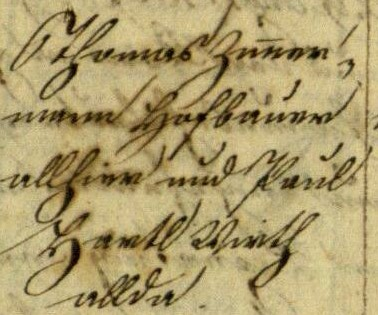
//> input picture doc1.jpg, 378 x 315 px
$ ./main doc1.jpg doc2.png   (built with g++ and OpenCV 4)
//> lines starting //> are read from the running program, lines starting //| are printed output that depends on the picture; after the words box and inside, x2 and y2 are one past the last pixel; in counts of white or black regions, pixels touching at a corner belong together
### offcell.h
#pragma once

#include <stdio.h>
#include <cmath>
#include <opencv2/core/core.hpp>
#include <opencv2/highgui/highgui.hpp>
#include <opencv2/imgproc/imgproc.hpp>


float AverageWindow(int x, int y, Mat& img, int W)
{
    //Mat img;
    //img_original.convertTo(img, CV_8U);
    int r = W / 2;
    float sum = 0;
    int count = 0;
    for (int yy = y - r; yy <= y + r; yy++)
    {
        if (yy < 0) continue;
        if (yy >= img.rows) continue;
        uchar* p = img.ptr<uchar>(yy);
        for (int xx = x - r; xx <= x + r; xx++)
        {
            if (xx < 0) continue;
            if (xx >= img.cols) continue;
            sum += p[xx];
            count++;
        }
    }
    return sum / count;
}

double getTheThreshVal_Otsu_8u( const cv::Mat& _src )
{
    cv::Size size = _src.size();
    if ( _src.isContinuous() )
    {
        size.width *= size.height;
        size.height = 1;
    }
    const int N = 256;
    int i, j, h[N] = {0};
    for ( i = 0; i < size.height; i++ )
    {
        const uchar* src = _src.data + _src.step*i;
        for ( j = 0; j <= size.width - 4; j += 4 )
        {
            int v0 = src[j], v1 = src[j+1];
            h[v0]++; h[v1]++;
            v0 = src[j+2]; v1 = src[j+3];
            h[v0]++; h[v1]++;
        }
        for ( ; j < size.width; j++ )
            h[src[j]]++;
    }

    double mu = 0, scale = 1./(size.width*size.height);
    for ( i = 0; i < N; i++ )
        mu += i*h[i];

    mu *= scale;
    double mu1 = 0, q1 = 0;
    double max_sigma = 0, max_val = 0;

    for ( i = 0; i < N; i++ )
    {
        double p_i, q2, mu2, sigma;

        p_i = h[i]*scale;
        mu1 *= q1;
        q1 += p_i;
        q2 = 1. - q1;

        if ( std::min(q1,q2) < FLT_EPSILON || std::max(q1,q2) > 1. - FLT_EPSILON )
            continue;

        mu1 = (mu1 + i*p_i)/q1;
        mu2 = (mu - q1*mu1)/q2;
        sigma = q1*q2*(mu1 - mu2)*(mu1 - mu2);
        if ( sigma > max_sigma )
        {
            max_sigma = sigma;
            max_val = i;
        }
    }

    return max_val;
}


float MeanSWValue(Mat& img)
{
    float sum = 0;
    int count = 0;
    for (auto it = img.begin<float>(), end = img.end<float>(); it != end; it++)
        if (*it > 0)
        {
            sum += *it;
            count++;
        }

    return count == 0 ? 0 : sum / count;
}


Mat SW(Mat& bw8u_orig)
{
    // bw8u : we want to calculate the SWT of this. NOTE: Its background pixels are 0 and foreground pixels are 1 (not 255!)
    Mat bw32f, swt32f, kernel;
    Mat bw8u;
    //threshold(bw8u_orig, bw8u, -1 , 1, THRESH_BINARY_INV | THRESH_OTSU);
	bw8u = Niblack(bw8u_orig);

    double max;
    int strokeRadius;

    bw8u.convertTo(bw32f, CV_32F);  // format conversion for multiplication
    distanceTransform(bw8u, swt32f, CV_DIST_L2, 5); // distance transform
    minMaxLoc(swt32f, NULL, &max);  // find max
    strokeRadius = (int)ceil(max);  // half the max stroke width
    kernel = getStructuringElement(MORPH_RECT, Size(3, 3)); // 3x3 kernel used to select 8-connected neighbors

    for (int j = 0; j < strokeRadius; j++)
    {
        dilate(swt32f, swt32f, kernel); // assign the max in 3x3 neighborhood to each center pixel
        swt32f = swt32f.mul(bw32f); // apply mask to restore original shape and to avoid unnecessary max propogation
    }
    return swt32f;
}


Mat EnhanceOffCellImage(Mat& inImg)
{
    double maxBrightness, minBrightness;
    minMaxLoc(inImg, &minBrightness, &maxBrightness);
    double otsuThreshold = getTheThreshVal_Otsu_8u(inImg);
    Mat enhanceImage = Mat::zeros(inImg.size(), CV_8U);
    uchar* in_img_p; uchar* en_img_p;
    for (int y = 0; y < inImg.rows; ++y) {
        in_img_p = inImg.ptr<uchar>(y);
        en_img_p = enhanceImage.ptr<uchar>(y);
        for (int x = 0; x < inImg.cols; ++x) {
            en_img_p[x] = (uchar)(in_img_p[x] < otsuThreshold ? otsuThreshold*(in_img_p[x] - minBrightness)/(otsuThreshold - minBrightness)  : in_img_p[x]);
        }
    }
    return enhanceImage;
}

Mat OffCellImageDynamic(Mat& inImg, int CL_WINDOW, int CS_WINDOW, float WS = 1.65f, float WL = 0.825f)
{
    Mat halfSWImg = SW(inImg);
    auto meanSWValue = MeanSWValue(halfSWImg);

    Mat offCell = Mat::ones(inImg.size(), CV_8U) * 255;

    for (int y = CL_WINDOW; y < inImg.rows - CL_WINDOW; y++)
    {
        uchar* p = offCell.ptr<uchar>(y);
        for (int x = CL_WINDOW; x < inImg.cols - CL_WINDOW; x++)
        {
            int sl_window = (int)ceil(2 *  halfSWImg.at<float>(y, x));
            if (sl_window == 0) continue;
            if (sl_window < 3)  sl_window = 3;
            int ss_window = (int)ceil(sl_window/3);

            float SL = AverageWindow(x, y, inImg, sl_window);
            float CL = AverageWindow(x, y, inImg, CL_WINDOW);
            float SS = AverageWindow(x, y, inImg, ss_window);
            float CS = AverageWindow(x, y, inImg, CS_WINDOW);

            float Surround = (SS + 10*SL) / 11;
            float Center = (10*CS + CL) / 11;

            float SC = Surround - Center;

            if (SC > 0)
                p[x] = (uchar)ceil(255 - (((255 + Surround)*SC) / (Surround + SC)));
        }
    }


    return EnhanceOffCellImage(offCell);

}

### anisotropicdiffusion.h
#pragma once

#include <stdio.h>
#include <opencv2/core/core.hpp>
#include <opencv2/highgui/highgui.hpp>
#include <opencv2/imgproc/imgproc.hpp>


using namespace cv;

cv::Mat AnisotropicDiffusion(cv::Mat &io_img, int iter = 10, float K = 10)
{
//> called with iter = 10, K = 10
    Mat x0;
    io_img.convertTo(x0, CV_32FC1);
    double t = 0;
    double lambda = 0.15; // Defined in equation (7)
    //double K = 10; // defined after equation(13) in text
    Mat x1, xc;

    for (int a = 0; a < iter; a++)
    {
	Mat D;		    // defined just before equation (5) in text
	Mat gradxX, gradyX; // Image Gradient t time
	Sobel(x0, gradxX, CV_32F, 1, 0, 1);
	Sobel(x0, gradyX, CV_32F, 0, 1, 1);
	D = Mat::zeros(x0.size(), CV_32F);
	for (int i = 0; i < x0.rows; i++)
	{
	    float *gradxX_p = gradxX.ptr<float>(i);
	    float *gradyX_p = gradyX.ptr<float>(i);
	    float *D_p = D.ptr<float>(i);
	    for (int j = 0; j < x0.cols; j++)
	    {

		float gx = gradxX_p[j], gy = gradyX_p[j];
		double d;
		if (i == 0 || i == x0.rows - 1 || j == 0 || j == x0.cols - 1) // conduction coefficient set to 1 p633 after equation 13
		    d = 1;
		else
		    d = 1.0 / (1.0 + abs((gx * gx + gy * gy)) / (K * K)); // expression of g(gradient(I))
									  //d =-exp(-(gx*gx + gy*gy)/(K*K)); // expression of g(gradient(I))
		D_p[j] = (float)d;
	    }
	}
	x1 = Mat::zeros(x0.size(), CV_32F);
	for (int i = 1; i < x0.rows - 1; i++)
	{
	    float *u1 = (float *)x1.ptr(i);
	    u1++;
	    for (int j = 1; j < x0.cols - 1; j++, u1++)
	    {
		// Value of I at (i+1,j),(i,j+1)...(i,j)
		float ip10 = x0.at<float>(i + 1, j), i0p1 = x0.at<float>(i, j + 1);
		float im10 = x0.at<float>(i - 1, j), i0m1 = x0.at<float>(i, j - 1), i00 = x0.at<float>(i, j);
		// Value of D at at (i+1,j),(i,j+1)...(i,j)
		float cp10 = D.at<float>(i + 1, j), c0p1 = D.at<float>(i, j + 1);
		float cm10 = D.at<float>(i - 1, j), c0m1 = D.at<float>(i, j - 1), c00 = D.at<float>(i, j);
		// Equation (7) p632
		*u1 = (float)(i00 + lambda / 4 * ((cp10 + c00) * (ip10 - i00) + (c0p1 + c00) * (i0p1 - i00) + (cm10 + c00) * (im10 - i00) + (c0m1 + c00) * (i0m1 - i00)));
		// equation (9)
	    }
	}
	x1.copyTo(x0);
	//x0.convertTo(xc, CV_8U);
	t = t + lambda;
    }
//> this loop made 10 passes
//> pass 1, in AnisotropicDiffusion, `Sobel(x0, gradyX, CV_32F, 0, 1, 1);`:
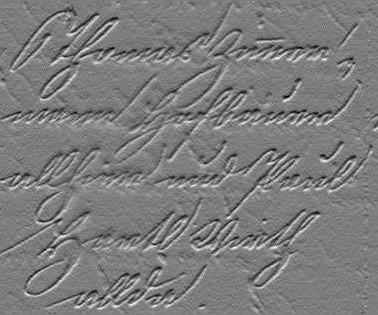
//> gradyX: 315 rows x 378 cols, CV_32FC1; min -127, max 132, mean 0.1; drawn with min black and max white
//> after the loop:
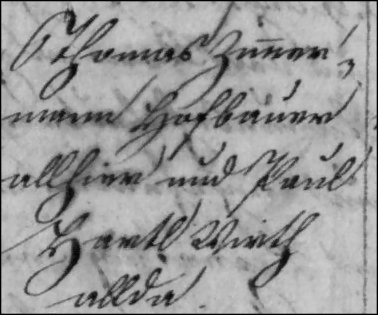
//> x0: 315 rows x 378 cols, CV_32FC1; min 0, max 208, mean 153.2
//> after the loop, t = 1.5
    x0.convertTo(xc, CV_8U);
    return xc;
}

### niblack.h
#pragma once
#include <tuple>

using namespace std;


Mat Niblack(Mat& InputImg, float k = -2, int dW = 30)
{
//> called with k = -2, dW = 30


	int Ix = InputImg.cols;
//> Ix = 378
	int Iy = InputImg.rows;
//> Iy = 315
	unsigned char *inputIm = NULL;
	inputIm = (unsigned char*)malloc(Ix*Iy * sizeof(unsigned char));
	for (int y = 0; y < Iy; y++)
	{
		auto v = InputImg.ptr<uchar>(y);
		for (int x = 0; x < Ix; x++)
			*(inputIm + y*Ix + x) = v[x];
	}
	unsigned char *outputImB = NULL;
	outputImB = (unsigned char*)calloc(Ix*Iy, sizeof(unsigned char));


	long *IX_pix, *IX_gray, *IX_graygray, *IX_pix1, *IX_gray1, *IX_graygray1;

	IX_pix = NULL;
	IX_gray = NULL;
	IX_graygray = NULL;
	IX_pix1 = NULL;
	IX_gray1 = NULL;
	IX_graygray1 = NULL;

	IX_pix = (long *)calloc((Ix + 2), sizeof(long));


	IX_gray = (long *)calloc((Ix + 2), sizeof(long));


	IX_graygray = (long *)calloc((Ix + 2), sizeof(long));


	IX_gray1 = (long *)calloc((Ix + 2), sizeof(long));


	IX_graygray1 = (long *)calloc((Ix + 2), sizeof(long));


	IX_pix1 = (long *)calloc((Ix + 2), sizeof(long));


	for (int y = 0; y < Iy; y++)
	{
		if (y == 0)
		{
			for (int x = 0; x < Ix; x++)
			{
				long pix = 0; long gray = 0; long gray2 = 0;
				for (int iy = 0; iy <= dW; iy++)
				{
					pix++;
					{
						gray += *(inputIm + iy*Ix + x);
						gray2 += (*(inputIm + iy*Ix + x))*(*(inputIm + iy*Ix + x));
					}
				}
				IX_pix[x] = pix; IX_gray[x] = gray; IX_graygray[x] = gray2;
				IX_pix1[x] = IX_pix[x]; IX_gray1[x] = IX_gray[x]; IX_graygray1[x] = IX_graygray[x];
			}
		}
		else
			if (y <= dW)
			{
				for (int x = 0; x < Ix; x++)
				{
					IX_pix[x] = IX_pix1[x] + 1;
					{
						IX_gray[x] = IX_gray1[x] + *(inputIm + (y + dW)*Ix + x);
						IX_graygray[x] = IX_graygray1[x] + (*(inputIm + (y + dW)*Ix + x))*(*(inputIm + (y + dW)*Ix + x));
					}
					IX_pix1[x] = IX_pix[x]; IX_gray1[x] = IX_gray[x]; IX_graygray1[x] = IX_graygray[x];
				}
			}
			else
				if (y <= Iy - 1 - dW)
				{
					for (int x = 0; x < Ix; x++)
					{
						IX_pix[x] = IX_pix1[x];
						{
							IX_gray[x] = IX_gray1[x] + *(inputIm + (y + dW)*Ix + x) - *(inputIm + (y - dW - 1)*Ix + x);
							IX_graygray[x] = IX_graygray1[x] + (*(inputIm + (y + dW)*Ix + x))*(*(inputIm + (y + dW)*Ix + x)) - (*(inputIm + (y - dW - 1)*Ix + x))*(*(inputIm + (y - dW - 1)*Ix + x));
						}
						IX_pix1[x] = IX_pix[x]; IX_gray1[x] = IX_gray[x]; IX_graygray1[x] = IX_graygray[x];
					}
				}
				else
				{
					for (int x = 0; x < Ix; x++)
					{
						IX_pix[x] = IX_pix1[x] - 1;
						{
							IX_gray[x] = IX_gray1[x] - (*(inputIm + (y - dW - 1)*Ix + x));
							IX_graygray[x] = IX_graygray1[x] - (*(inputIm + (y - dW - 1)*Ix + x))*(*(inputIm + (y - dW - 1)*Ix + x));
						}
						IX_pix1[x] = IX_pix[x]; IX_gray1[x] = IX_gray[x]; IX_graygray1[x] = IX_graygray[x];
					}
				}

		long pix1, gray1, graygray1;
		for (int x = 0; x < Ix; x++)
		{
			float m, s;
			long TH, pix, gray, graygray;

			if (x == 0)
			{
				pix = 0; gray = 0; graygray = 0;
				for (int ix = 0; ix <= dW; ix++)
				{
					pix += IX_pix[ix]; gray += IX_gray[ix]; graygray += IX_graygray[ix];
				}
			}
			else
				if (x <= dW)
				{
					pix = pix1 + IX_pix[x + dW];
					gray = gray1 + IX_gray[x + dW];
					graygray = graygray1 + IX_graygray[x + dW];
				}
				else
					if (x <= Ix - 1 - dW)
					{
						pix = pix1 + IX_pix[x + dW] - IX_pix[x - dW - 1];
						gray = gray1 + IX_gray[x + dW] - IX_gray[x - dW - 1];
						graygray = graygray1 + IX_graygray[x + dW] - IX_graygray[x - dW - 1];
					}
					else
					{
						pix = pix1 - IX_pix[x - dW - 1];
						gray = gray1 - IX_gray[x - dW - 1];
						graygray = graygray1 - IX_graygray[x - dW - 1];
					}

			pix1 = pix; gray1 = gray; graygray1 = graygray;

            m = gray /(float) pix;
			s = sqrt(fabs((float)(pix*graygray - gray*gray) / (pix*(pix - 1))));

            TH = (long)( m + (float)(k*s) / 10);
			{
				if ((*(inputIm + y*Ix + x) >= TH))
					*(outputImB + y*Ix + x) = 0;
				else
					*(outputImB + y*Ix + x) = 1;
			}
		}
	}
//> this loop made 315 passes

	//Release Mem
	if (IX_pix != NULL) free(IX_pix);
	if (IX_gray != NULL) free(IX_gray);
	if (IX_graygray != NULL) free(IX_graygray);
	if (IX_gray1 != NULL) free(IX_gray1);
	if (IX_graygray1 != NULL) free(IX_graygray1);
	if (IX_pix1 != NULL)free(IX_pix1);

	Mat outImg = Mat::zeros(InputImg.size(), CV_8UC1);
	for (int y = 0; y < Iy; y++)
	{
		uchar* v = outImg.ptr<uchar>(y);
		for (int x = 0; x < Ix; x++)
		{
			v[x] = *(outputImB + y*Ix + x);
		}
	}
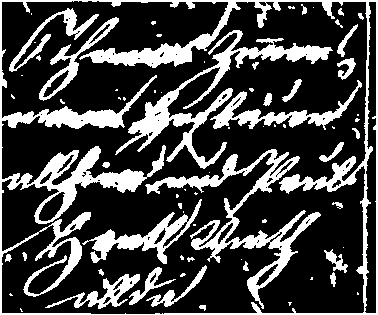
//> outImg: 315 rows x 378 cols, CV_8UC1; values 0 (black) and 1 (white), 26.7% white; 72 white regions (40 under 20 px), largest, box (x1, y1, x2, y2) and area: (0, 0, 378, 315) 13932, (145, 149, 321, 309) 4437, (115, 30, 333, 169) 4435
	if (outputImB != nullptr) free(outputImB);
	if (inputIm != nullptr) free(inputIm);
	return outImg;
}

### main.cpp
#include <stdio.h>
#include <string>
#include <opencv2/imgproc/imgproc.hpp>
#include <opencv2/highgui/highgui.hpp>
#include <opencv2/core/core.hpp>

using namespace std;
using namespace cv;

#include "niblack.h"
#include "anisotropicdiffusion.h"
#include "offcell.h"

int main(int argc, char **argv)
{
    if (argc != 3)
    {
	printf("\nUsage: enhancement [infile] [outfile]\n");
	return -1;
    }
    string NameIn = argv[1];
    string NameOut = argv[2];
    //Read Image
    Mat ImageIn;
    ImageIn.data = NULL;
    ImageIn = imread(NameIn, CV_LOAD_IMAGE_GRAYSCALE);
	Mat Anisotropic = AnisotropicDiffusion(ImageIn, 10, 10);
    Mat OffCell = OffCellImageDynamic(Anisotropic,3 , 1);
//> in SW, `minMaxLoc(swt32f, NULL, &max);`: max = 9.39
//> in SW, `strokeRadius = (int)ceil(max);`: strokeRadius = 10
//> the loop in SW, `for (int j = 0; j < strokeRadius; j++)` made 10 passes
//> pass 1, in SW, `swt32f = swt32f.mul(bw32f);`:
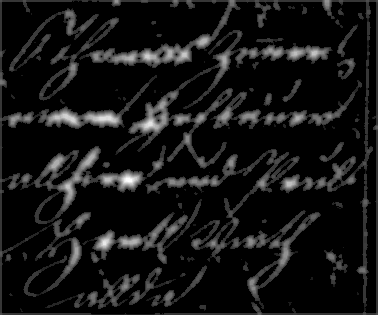
//> swt32f: 315 rows x 378 cols, CV_32FC1; min 0, max 9.39, mean 0.773; drawn with min black and max white
//> after the loop in SW, `for (int j = 0; j < strokeRadius; j++)`:
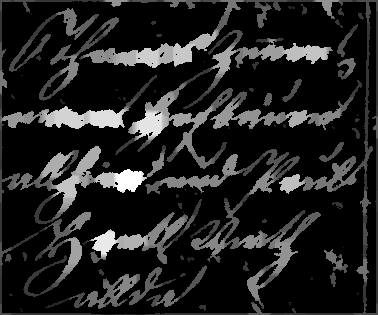
//> swt32f: 315 rows x 378 cols, CV_32FC1; min 0, max 9.39, mean 1.23; drawn with min black and max white
//> the loop in MeanSWValue, `for (auto it = img.begin<float>(), end = img.end<float>(); it != end; ..` made 119070 passes
//> sum on passes 1 to 12: 2.8, 5.6, 8.4, 11.2, 14, 16.8, 19.6, 22.4, 25.2, 28, 30.8, 33
//> after the loop in MeanSWValue, `for (auto it = img.begin<float>(), end = img.end<float>(); it != end; ..`: sum = 146498.9; count = 31756
//> in OffCellImageDynamic, `auto meanSWValue = MeanSWValue(halfSWImg);`: meanSWValue = 4.61
//> after the loop in OffCellImageDynamic, `for (int y = CL_WINDOW; y < inImg.rows - CL_WINDOW; y++)`:
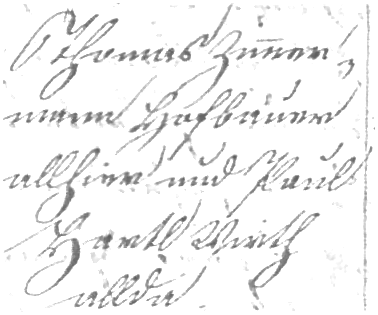
//> offCell: 315 rows x 378 cols, CV_8UC1; min 94, max 255, mean 242.4
//> in EnhanceOffCellImage, `minMaxLoc(inImg, &minBrightness, &maxBrightness);`: minBrightness = 94; maxBrightness = 255
//> the loop in getTheThreshVal_Otsu_8u, `for ( i = 0; i < size.height; i++ )` made 1 pass
//> j on pass 1: 119070
//> after the loop in getTheThreshVal_Otsu_8u, `for ( i = 0; i < size.height; i++ )`: h = 256 values, max 96499 at index 255, min 0 at index 0, mean 465.1; j = 119070
//> after the loop in getTheThreshVal_Otsu_8u, `for ( i = 0; i < N; i++ )`: mu = 28861653
//> in getTheThreshVal_Otsu_8u, `mu *= scale;`: mu = 242.4
//> the loop in getTheThreshVal_Otsu_8u, `for ( i = 0; i < N; i++ )` made 256 passes
//> (p_i, mu1) on passes 2 to 13: (0, 0), (0, 0), (0, 0), (0, 0), (0, 0), (0, 0), (0, 0), (0, 0), (0, 0), (0, 0), (0, 0), (0, 0)
//> p_i on pass 1: 0
//> after the loop in EnhanceOffCellImage, `for (int y = 0; y < inImg.rows; ++y)`:
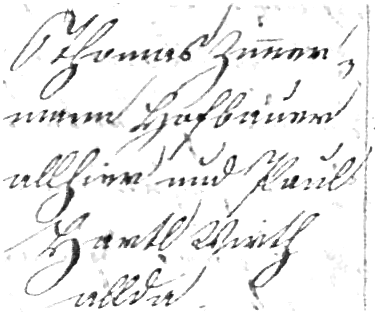
//> enhanceImage: 315 rows x 378 cols, CV_8UC1; min 0, max 255, mean 237.9
    imwrite(NameOut, OffCell);
}

$ run again, on doc3.png
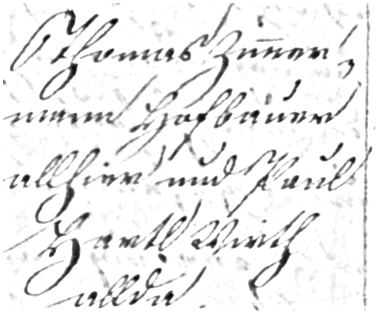
//> input picture doc3.png, 378 x 315 px
//> ImageIn is the input picture: 315 rows x 378 cols, CV_8UC1; min 0, max 255, mean 235.5
//> after the loop in AnisotropicDiffusion, `for (int a = 0; a < iter; a++)`: t = 1.5
//> the loop in Niblack, `for (int y = 0; y < Iy; y++)` made 315 passes
//> bw32f: 315 rows x 378 cols, CV_32FC1; values 0 (black) and 1 (white), 18.2% white; 167 white regions (65 under 20 px), largest, box (x1, y1, x2, y2) and area: (0, 0, 378, 315) 2756, (315, 4, 372, 306) 1294, (248, 212, 321, 300) 701
//> max = 5
//> the loop in SW, `for (int j = 0; j < strokeRadius; j++)` made 5 passes
//> after the loop in SW, `for (int j = 0; j < strokeRadius; j++)`:
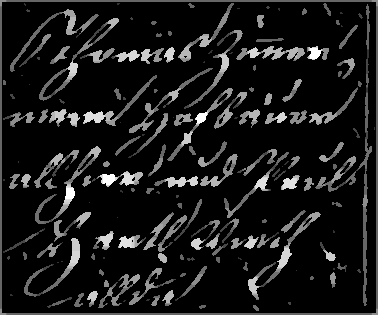
//> swt32f: 315 rows x 378 cols, CV_32FC1; min 0, max 5, mean 0.503; drawn with min black and max white
//> the loop in MeanSWValue, `for (auto it = img.begin<float>(), end = img.end<float>(); it != end; ..` made 119070 passes
//> sum on passes 1 to 8: 2.8, 5.6, 8.4, 11.2, 14, 16.8, 19, 21
//> after the loop in MeanSWValue, `for (auto it = img.begin<float>(), end = img.end<float>(); it != end; ..`: sum = 59901.5; count = 21724
//> meanSWValue = 2.76
//> minBrightness = 66; maxBrightness = 255
//> the loop in getTheThreshVal_Otsu_8u, `for ( i = 0; i < size.height; i++ )` made 1 pass
//> j on pass 1: 119070
//> after the loop in getTheThreshVal_Otsu_8u, `for ( i = 0; i < size.height; i++ )`: h = 256 values, max 103209 at index 255, min 0 at index 0, mean 465.1; j = 119070
//> after the loop in getTheThreshVal_Otsu_8u, `for ( i = 0; i < N; i++ )`: mu = 29118826
//> in getTheThreshVal_Otsu_8u, `mu *= scale;`: mu = 244.6
//> the loop in getTheThreshVal_Otsu_8u, `for ( i = 0; i < N; i++ )` made 256 passes
//> (p_i, mu1) on passes 2 to 9: (0, 0), (0, 0), (0, 0), (0, 0), (0, 0), (0, 0), (0, 0), (0, 0)
//> after the loop in EnhanceOffCellImage, `for (int y = 0; y < inImg.rows; ++y)`:
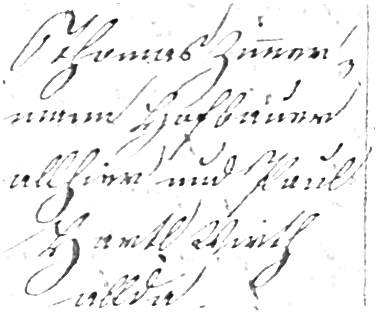
//> enhanceImage: 315 rows x 378 cols, CV_8UC1; min 0, max 255, mean 242.3

$ run again, on doc4.png
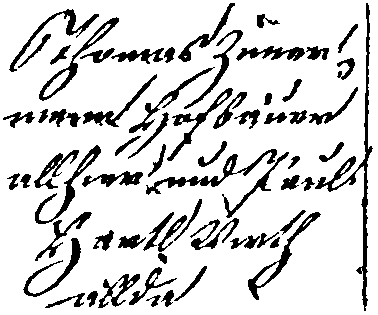
//> input picture doc4.png, 378 x 315 px
//> ImageIn: 315 rows x 378 cols, CV_8UC1; 83.9% white; 66 black regions, largest, box (x1, y1, x2, y2) and area: (315, 3, 373, 311) 1562, (146, 149, 277, 195) 914, (248, 212, 321, 300) 721
//> after the loop in AnisotropicDiffusion, `for (int a = 0; a < iter; a++)`: t = 1.5
//> the loop in Niblack, `for (int y = 0; y < Iy; y++)` made 315 passes
//> bw32f: 315 rows x 378 cols, CV_32FC1; values 0 (black) and 1 (white), 18.2% white; 64 white regions, largest, box (x1, y1, x2, y2) and area: (0, 0, 378, 315) 2470, (315, 3, 373, 311) 1567, (146, 149, 277, 195) 919
//> max = 5
//> the loop in SW, `for (int j = 0; j < strokeRadius; j++)` made 5 passes
//> after the loop in SW, `for (int j = 0; j < strokeRadius; j++)`:
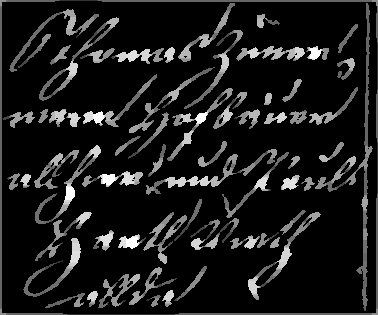
//> swt32f: 315 rows x 378 cols, CV_32FC1; min 0, max 5, mean 0.529; drawn with min black and max white
//> the loop in MeanSWValue, `for (auto it = img.begin<float>(), end = img.end<float>(); it != end; ..` made 119070 passes
//> sum on passes 1 to 8: 2.8, 5.6, 8.4, 11.2, 14, 16.8, 19, 21
//> after the loop in MeanSWValue, `for (auto it = img.begin<float>(), end = img.end<float>(); it != end; ..`: sum = 62934; count = 21630
//> meanSWValue = 2.91
//> minBrightness = 37; maxBrightness = 255
//> the loop in getTheThreshVal_Otsu_8u, `for ( i = 0; i < size.height; i++ )` made 1 pass
//> j on pass 1: 119070
//> after the loop in getTheThreshVal_Otsu_8u, `for ( i = 0; i < size.height; i++ )`: h = 256 values, max 99954 at index 255, min 0 at index 0, mean 465.1; j = 119070
//> the loop in getTheThreshVal_Otsu_8u, `for ( i = 0; i < N; i++ )` made 256 passes
//> mu on passes 1 to 3: 0, 0, 0
//> after the loop in getTheThreshVal_Otsu_8u, `for ( i = 0; i < N; i++ )`: mu = 27139473
//> in getTheThreshVal_Otsu_8u, `mu *= scale;`: mu = 227.9
//> the loop in getTheThreshVal_Otsu_8u, `for ( i = 0; i < N; i++ )` made 256 passes
//> (p_i, mu1, q1, q2, mu2, sigma, max_sigma) on passes 39 to 46: (8.4e-06, 37.33, 2.52e-05, 1, 227.9, 0.915, 0.915), (1.68e-05, 38, 4.2e-05, 1, 227.9, 1.51, 1.51), (1.68e-05, 38.57, 5.88e-05, 1, 227.9, 2.11, 2.11), (1.68e-05, 39.11, 7.56e-05, 1, 227.9, 2.69, 2.69), (9.24e-05, 40.7, 0.000168, 1, 228, 5.89, 5.89), (5.88e-05, 41.3, 0.000227, 1, 228, 7.9, 7.9), (0.000126, 42.26, 0.000353, 1, 228, 12.16, 12.16), (0.000118, 42.95, 0.00047, 1, 228, 16.1, 16.1)
//> after the loop in EnhanceOffCellImage, `for (int y = 0; y < inImg.rows; ++y)`:
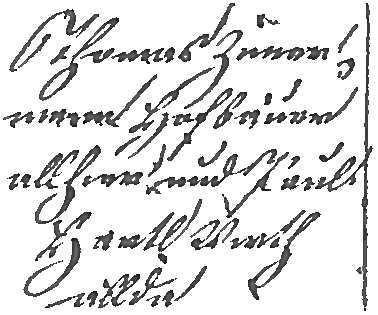
//> enhanceImage: 315 rows x 378 cols, CV_8UC1; min 0, max 255, mean 224.1
